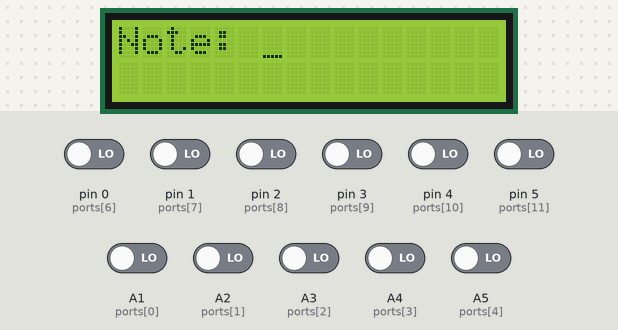
Bench run of a sketch on a simulated Arduino Nano, built with avr-gcc and run on an emulated ATmega328P. Shown: 16×2 character LCD. Inputs (shaded band) come from the test bench; at power-on: A1 (ports[0]), A2 (ports[1]), A3 (ports[2]), A4 (ports[3]), A5 (ports[4]), pin 0 (ports[6]), pin 1 (ports[7]), pin 2 (ports[8]), pin 3 (ports[9]), pin 4 (ports[10]), pin 5 (ports[11]) LOW. MIDI output is not drawn.

Above: at 1.2 s.
1.3 s: pin 0 (ports[6]) driven HIGH
At 2.1 s:
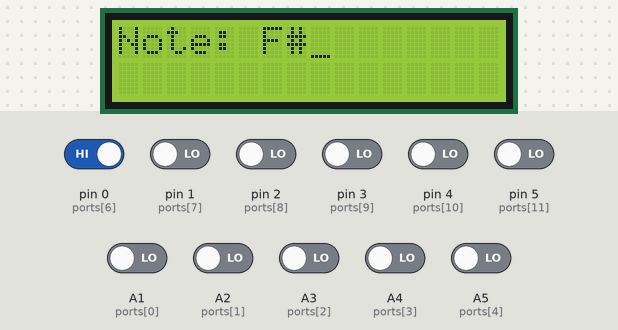
2.8 s: pin 1 (ports[7]) driven HIGH
At 3.5 s:
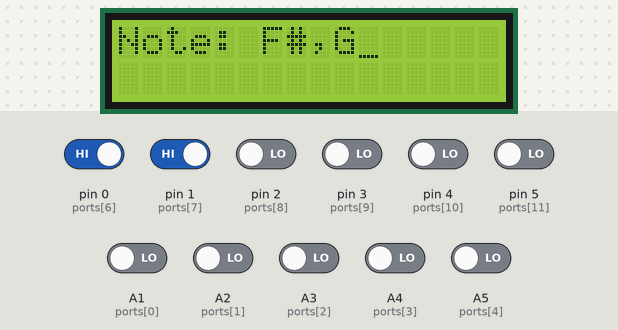
4.3 s: pin 2 (ports[8]) driven HIGH
At 4.8 s:
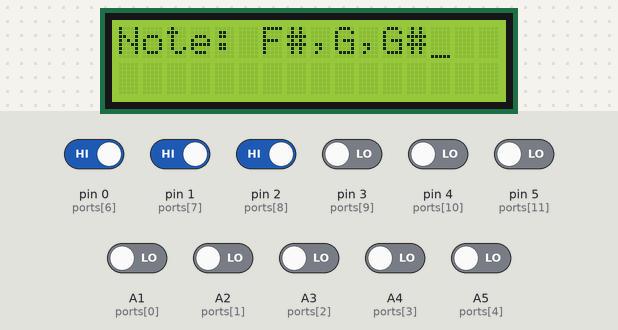
5.8 s: pin 3 (ports[9]) driven HIGH
At 6.8 s:
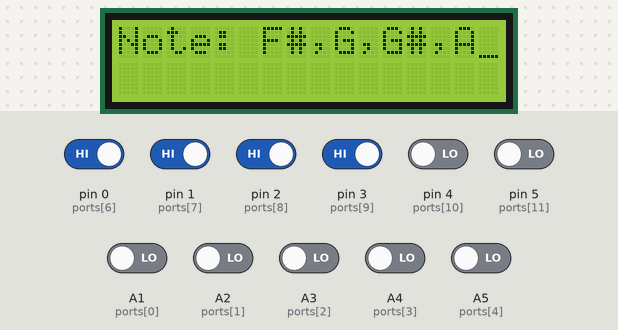
7.3 s: pin 4 (ports[10]) driven HIGH
At 7.9 s:
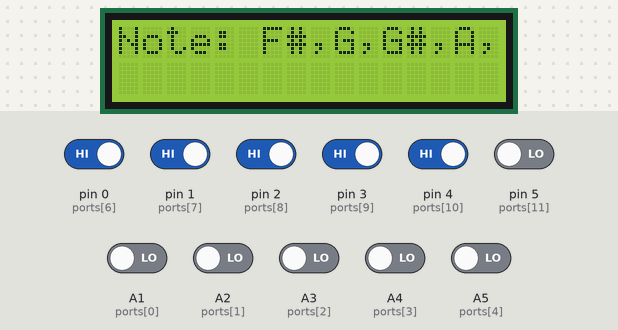
8.8 s: pin 0 (ports[6]) driven LOW
At 10.0 s:
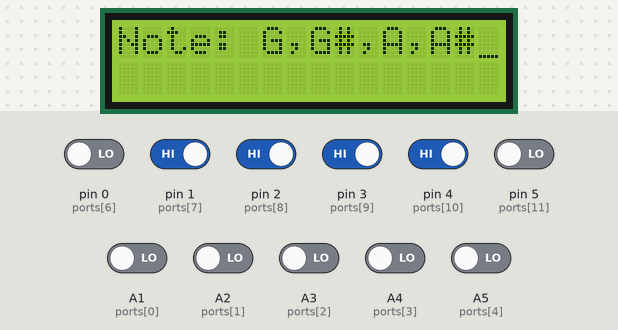
Timing chart, 0 to 11.3 s (numbered marks = the images above; inputs shaded):
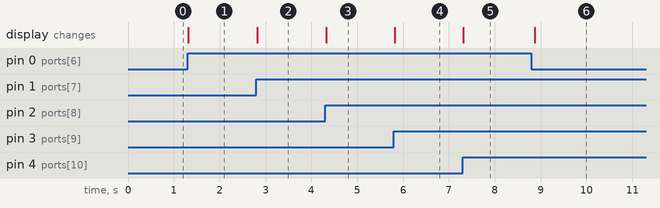

The sketch:

test_midi_board_es_50.ino
```cpp
// code from GENED 1080 Lab 7 Fall 2022 was used in order to set up the keyboard

#include <MIDI.h> // including the MIDI library
#include <LiquidCrystal.h> // including library for LCD

// for the synth later
const int pitch = 0; // anything from -4 to 4
const int volume = 127; // anything from 0 to 127

MIDI_CREATE_DEFAULT_INSTANCE(); // creates and binds the MIDI interface to the default hardware Serial port

// defining fixed variables
const int num_keys = 12; // 12-key keyboard (will change if we get another octave)
const int ports[num_keys] = {A1, A2, A3, A4, A5, A6, 0, 1, 2, 3, 4, 5}; // input ports on the arduino that correspond to each key

bool note_state[num_keys] = {0}; // array to keep track of which notes are playing (1 = true) and which aren't (0 = false)

// stuff for displaying to lcd
const int rs = 10, en = 8, db4 = 11, db5 = 12, db6 = 13, db7 = 14;
LiquidCrystal lcd(rs, en, db4, db5, db6, db7);

const int num_notes = 12;
String notes[num_notes] = {"C", "C#", "D", "D#", "E", "F", "F#", "G", "G#", "A", "A#", "B"}; // order corresponds with the order of the ports array on line 14
String current_note = ""; // the current note being played
String lcd_notes = ""; // list of notes that are being displayed to the lcd screen
int number_of_notes_playing = 0; // keeps track of how many notes are being played (could be a bool, but this is more flexible)

void setup() {
  // defining pinMode
  for (int i = 0; i < num_keys; i++) {
    pinMode(ports[i], INPUT);
  }

  MIDI.begin();

  // LCD board setup
  lcd.begin(16, 2);
  lcd.print("Note: ");
  lcd.setCursor(6, 0);
  lcd.cursor();
}

void loop() {
  for (int i = 0; i < num_keys; i++) {
    if(read_button_state(ports[i], 10)) { // checks if the button is being pressed
      if (!note_state[i]) { // check if the note is not playing
        note_state[i] = true; // set the note_state[i] to true (that is, "the ith note is playing")
        MIDI.sendNoteOn(60 + i + 12*pitch, volume, 1);

        number_of_notes_playing++;

        // for debugging purposes
        Serial.print("Number of notes playing: ");
        Serial.println(number_of_notes_playing);

        Serial.print("Current i: ");
        Serial.println(i);

        if (number_of_notes_playing > 1) {
          Serial.println("ith note (> 1): " + notes[i]); // debugging
          lcd_notes += "," + notes[i]; // adds the note to the LCD Notes string
          Serial.println("LCD Notes: " + lcd_notes); // debugging
          lcd.clear();
          lcd.print("Note: " + lcd_notes); // prints out the current LCD Notes string to the LCD screen
        }
        else if (number_of_notes_playing == 1) {
          Serial.println("ith note (== 1): " + notes[i]); // debugging
          lcd_notes += notes[i]; //
          Serial.println("LCD Notes: " + lcd_notes); // debugging
          lcd.clear();
          lcd.print("Note: " + lcd_notes); // prints out the current LCD Notes string to the LCD screen
        }

        /*
          we need to display the note being played, which is slightly more involved than one would initially think because this is keyboard is polyphonic
          first we check if the note is being played (which is done above)
          then, we need to check if there are other notes being played (this can be done with some sort of counter that ticks up and down depending on what is clicked)
            -if other notes are being played, we need to print a comma before the note
            -if no other notes are being played, we just print the note
          after printing a note, the cursor position should be right after everything printed (this should happen by default, but I don't know for sure)
          in addition, we'll need a string that represents what is actually being printed to the screen and concatenate notes[i] to that string
        */
      }
    }
    else { // if the button isn't being pressed
      if (note_state[i]) { // checks if the note is playing
        note_state[i] = false; // set the note_state[i] to false (that is, "the ith note is not playing")
        number_of_notes_playing--;
        MIDI.sendNoteOff(60 + i + 12*pitch, volume, 1); // stops the sound

        String cut_note = notes[i]; // note that we're cutting
        char first_character = cut_note[0]; // first letter of the note we're cutting
        bool sharp = false; // the note we're looking at is a sharp, true or false?

        // these are the symbols we are looking for when parsing the LCD Notes string
        String sharp_symbol = "#";
        const char * comma = ",\0";

        for (int j = 0; j < lcd_notes.length(); j++) {
          if (lcd_notes[j] == first_character) { // loops until we find the character we're looking for (there may be multiple contenders)

            /*
            for debugging purposes:

            Serial.print("LCD Notes[j + 1]: ");
            Serial.println(lcd_notes[j + 1]);

            Serial.print("Sharp Symbol: ");
            Serial.println(sharp_symbol);

            if (String(lcd_notes[j + 1]).compareTo(sharp_symbol) == 0) { // checking if the next character is #
              sharp = true;
              Serial.println("Sharp!");
            }
            else {
              sharp = false;
              Serial.println("No sharp!");
            }
            */

            if (cut_note.length() > 1 && String(lcd_notes[j + 1]).compareTo(sharp_symbol) == 0) { // we're cutting a sharp and it's what we're looking for!
              if (strcmp(lcd_notes[j - 1] + "\000", comma) != 0) { // this means it is at the beginning of the string
                Serial.println("Beginning of string!");
                delay(50);
                lcd_notes.remove(0, 3); // removing the first three letters, which are the note, #, and the comma
                Serial.print("New LCD Notes: ");
                Serial.println(lcd_notes);
              }
              else { // if it isn't at the beginning, then the process is identical
                lcd_notes.remove(j - 1, 3); // removing the comma before, the note, and the #
              }
              lcd.clear();
              lcd.print("Note: " + lcd_notes);
            }
            else if (cut_note.length() == 1 && String(lcd_notes[j + 1]).compareTo(sharp_symbol) != 0) { // we're cutting a normal note and we've found it!
              // check for comma, perform the cut and print to lcd
              if (strcmp(lcd_notes[j - 1] + "\0", comma) != 0) { // this means it is at the beginning of the string
                Serial.println("Beginning of string!");
                delay(50);
                lcd_notes.remove(0, 2); // removing the first two letters, which are the note, #, and the comma
                Serial.print("New LCD Notes: ");
                Serial.println(lcd_notes);
              }
              else { // if it isn't at the beginning, then the process is identical
                lcd_notes.remove(j - 1, 2); // removing the comma before and the note
              }
              lcd.clear();
              lcd.print("Note: " + lcd_notes);
            }
          }
        }

        // we want to do a hard reset to avoid characters escaping
        if (number_of_notes_playing == 0) {
          lcd.clear();
          lcd_notes = "";
          lcd.print("Note: " + lcd_notes);

          Serial.print("LCD Notes after Reset: ");
          Serial.println(lcd_notes);
        }
      }
    }
  }

}

// this function just helps us read the state of each button, hence the name button_state
bool read_button_state(int button_pin, int button_delay) {
  // Serial.print("Reading button ");
  // Serial.print(button_pin);
  // Serial.print(" with state ");
  bool button_state = digitalRead(button_pin); // reads the state of the button
  // Serial.println(button_state);
  if (button_state == HIGH) { // if the button_state is high, return true
    delay(button_delay);
    button_state = digitalRead(button_pin); // reads the state of the button again
    if (button_state == HIGH) {
      return true; // okay, it really was pressed then
    }
  }
  else {
    return false; // button was not really pressed
  }
}
```

Measured:
- after the input at 1.3 s, the display: changes at once (image 1)
- after the input at 2.8 s, the display: changes at once (image 2)
- after the input at 4.3 s, the display: changes at once (image 3)
- after the input at 5.8 s, the display: changes at once (image 4)
- after the input at 7.3 s, the display: changes at once (image 5)
- after the input at 8.8 s, the display: changes after 0.08 s (image 6)
